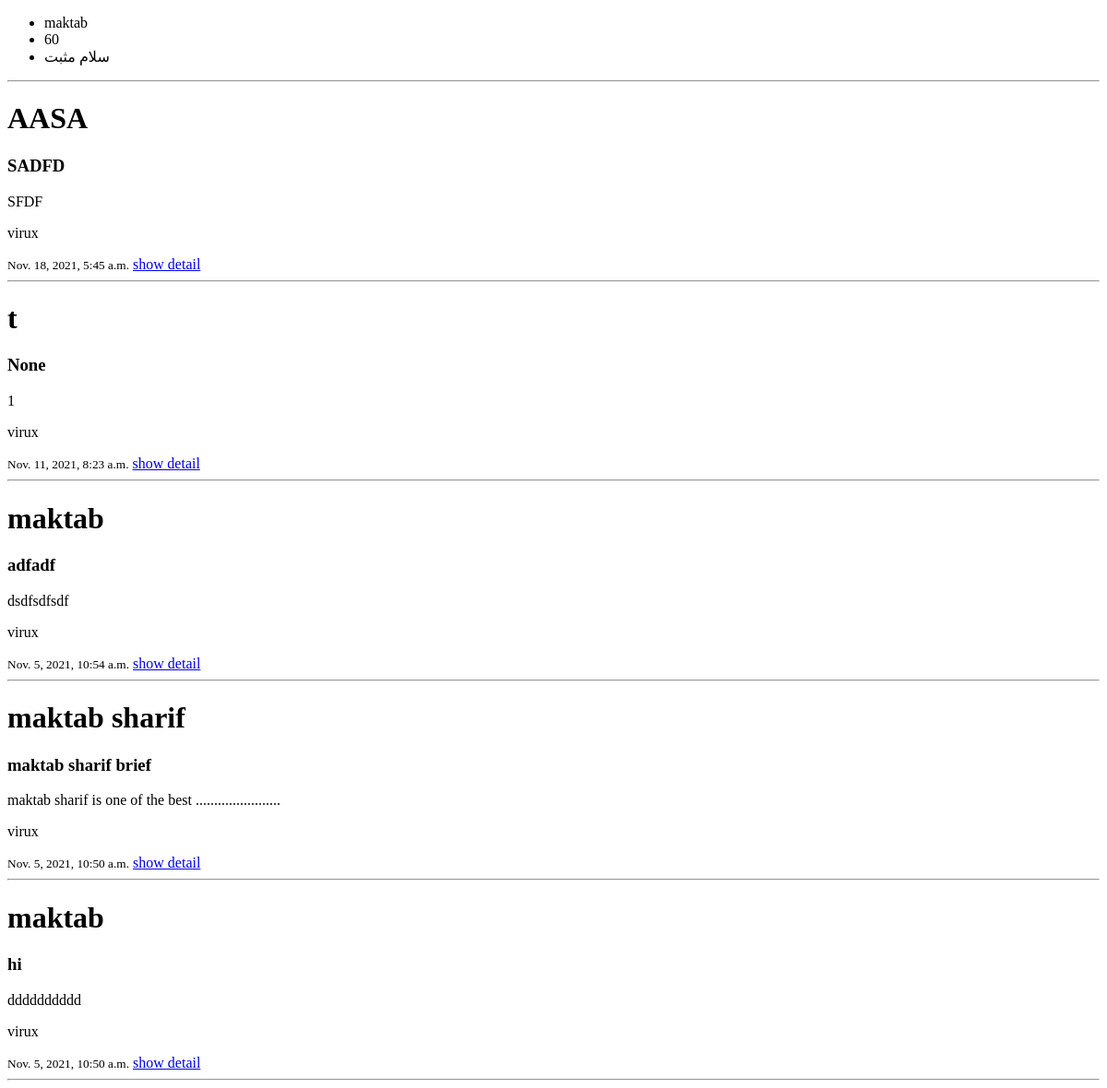
The page /blog/ on the database as committed earlier.
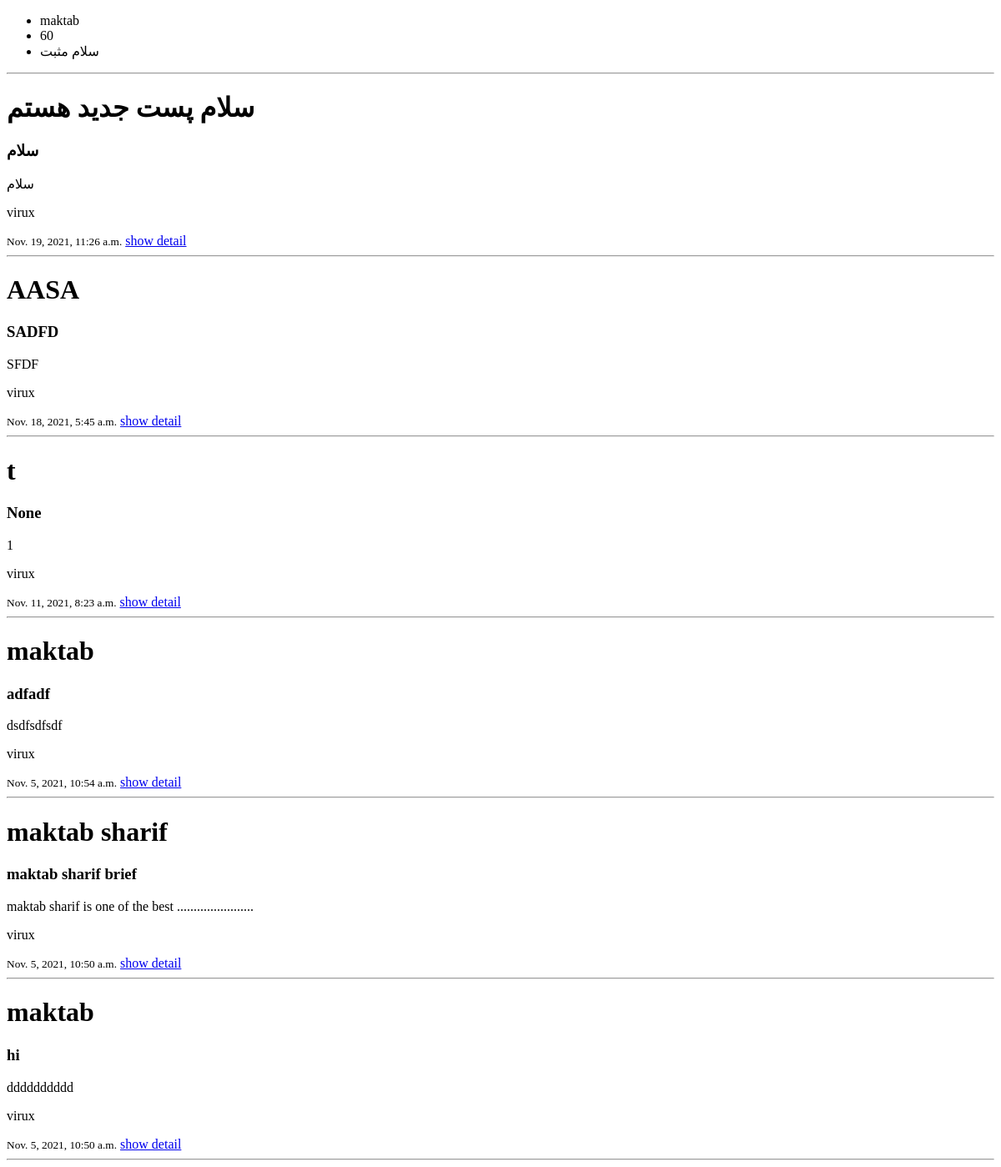
The same page on the database as committed later.
### post/models.py (models this page shows, shortened)
class Category(models.Model):
    parent = models.ForeignKey('self',on_delete=models.CASCADE,blank=True,null=True)
    title = models.CharField('title category' ,max_length=255)
    updated_on = models.DateTimeField(auto_now=True)

class Post(models.Model):
    PUB = 'pub'
    DRF = 'drf'
    DEL = 'del'
    NOT = 'not'
    STATUS_CHOICES = [
        (PUB,'publish'),
        (DRF,'draft'),
        (DEL,'delete'),
        (NOT,'notset'),
    ]
    title = models.CharField('title post' ,max_length=255)
    shortdesc = models.CharField( 'short description',max_length=255,null=True,blank=True)
    desc = models.TextField()
    location_lat = models.DecimalField(max_digits=5, decimal_places=2,null=True,blank=True)
    location_lng =  models.DecimalField(max_digits=5, decimal_places=2,null=True,blank=True)
    image = models.ImageField(upload_to='uploads',null=True,blank=True)
    like = models.IntegerField(default=0)
    created_on = models.DateTimeField(auto_now_add=True)
    updated_on = models.DateTimeField(auto_now=True)
    status = models.CharField(
        max_length=3,
        choices=STATUS_CHOICES,
        default=PUB,
    )
    tag = models.ManyToManyField('Tag')
    category = models.ManyToManyField('Category')
    owner = models.ForeignKey(User,on_delete=models.CASCADE,verbose_name='post owner')

### post/views.py (the view)
# urls.py: path('',index,name='index'),
def index(request):
    posts =Post.objects.all().order_by('-created_on')
    category = Category.objects.all()
    return render(request,
            'index.html',
            {"posts":posts,"category":category} )

### post/templates/index.html (shortened to what this page needs)
<!DOCTYPE html>
<html lang="en">
<head>
</head>
<body>
    <ul>
    {% for cat in category  %}
        <li>{{cat.title}}</li>
    {% endfor %}
    </ul>
    <hr>
    {% for post in posts %}
    <div>
      <h1>{{post.title}}</h1>
        <h3>{{post.shortdesc}}</h3>
        <p>{{post.desc}}</p>
        <p>{{post.owner.username}}</p>
         <small>{{post.created_on}}</small>
         <a href="{% url 'detail' post.pk %}">show detail</a>
        <hr>
    </div>
    {% endfor %}
</body>
</html>

Rows that differ between the two databases and show on the page:
added Post: title "سلام پست جدید هستم", shortdesc "سلام", desc "سلام", owner.username "virux", created_on "Nov. 19, 2021, 11:26 a.m."
